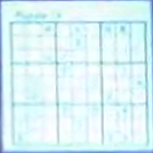
#> input picture assets/original_grid.png, 153 x 153 px
$ python -i perspective.py   (imports and definitions only)
#> lines starting #> are read from the running program, lines starting #| are printed output that depends on the picture; after the words box and inside, x2 and y2 are one past the last pixel; in counts of white or black regions, pixels touching at a corner belong together
#> further down, picture is the input picture: shape (153, 153, 3); mean B, G, R 246.4, 242.2, 217.7
import cv2
import numpy as np
import imutils

# FIX: Improve corner ordering in find_board()
# [17 lines left out: function order_points_robust, not called in this run]

def find_board(img):
    """
    Finds the Sudoku board using a multi-strategy pipeline.
    Returns (contour, thresh_img, gray_img)
    """
    img_area = img.shape[0] * img.shape[1]
#> img_area = 23409
    best_contour = None
    best_area = 0
    best_thresh = None
    best_gray = None

    def process_contours(cnts, thresh, gray, strategy_name):
        nonlocal best_contour, best_area, best_thresh, best_gray
        cnts = sorted(cnts, key=cv2.contourArea, reverse=True)
        for c in cnts:
            area = cv2.contourArea(c)
            # Filter: area > 5% and < 95% of image area
            if area < 0.05 * img_area or area > 0.95 * img_area:
                continue

            peri = cv2.arcLength(c, True)
            # Try epsilon values: [0.01, 0.02, 0.03, 0.04, 0.05] * perimeter
            for eps_mult in [0.01, 0.02, 0.03, 0.04, 0.05]:
                approx = cv2.approxPolyDP(c, eps_mult * peri, True)
                if len(approx) == 4:
                    print(f"[find_board] Strategy {strategy_name} SUCCESS — contour area: {area}px")
                    if area > best_area:
                        best_area = area
                        best_contour = approx
                        best_thresh = thresh
                        best_gray = gray
                    return True
        return False

    # FIX: STRATEGY 1 — Adaptive Threshold + Dilate
    print("[find_board] Trying Strategy 1: Adaptive Threshold")
    gray1 = cv2.cvtColor(img, cv2.COLOR_BGR2GRAY) if len(img.shape) == 3 else img.copy()
    blur1 = cv2.GaussianBlur(gray1, (9, 9), 0)
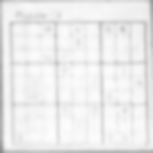
#> blur1: shape (153, 153); min 136, max 254, mean 235.8
    thresh1 = cv2.adaptiveThreshold(blur1, 255, cv2.ADAPTIVE_THRESH_GAUSSIAN_C, cv2.THRESH_BINARY_INV, 11, 2)
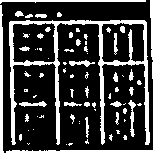
#> thresh1: shape (153, 153); 23.1% white; 77 white regions (46 under 20 px), largest, box (x1, y1, x2, y2) and area: (9, 20, 150, 145) 2686, (0, 5, 4, 153) 426, (6, 150, 153, 153) 414
    kernel1 = cv2.getStructuringElement(cv2.MORPH_RECT, (3, 3))
    thresh1 = cv2.dilate(thresh1, kernel1, iterations=1)
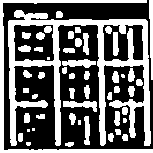
#> thresh1: shape (153, 153); 40.5% white; 51 white regions (7 under 20 px)
    cnts1 = cv2.findContours(thresh1.copy(), cv2.RETR_EXTERNAL, cv2.CHAIN_APPROX_SIMPLE)
#> cnts1 = 43 contours, 7 with area under 20; largest, box (x1, y1, x2, y2) and area: (8, 10, 151, 146) 6909, (0, 0, 153, 153) 1160, (63, 101, 97, 112) 167, (62, 59, 96, 68) 162, (149, 0, 153, 80) 155
    cnts1 = imutils.grab_contours(cnts1)
    process_contours(cnts1, thresh1, gray1, "1")
#> in process_contours, `cnts = sorted(cnts, key=cv2.contourArea, reverse=True)`: cnts has the same summary as cnts1 in find_board
#> the loop in process_contours, `for c in cnts:` made 43 passes
#> area on passes 2 to 13: 1160, 167, 161.5, 155, 105, 79.5, 56.5, 55.5, 53, 47.5, 45, 44.5
#> (area, peri) on pass 1: (6909, 1404.2)
#> after the loop in process_contours, `for c in cnts:`: best_area = 0

    # FIX: STRATEGY 2 — Otsu Threshold
    print("[find_board] Trying Strategy 2: Otsu Threshold")
    gray2 = cv2.cvtColor(img, cv2.COLOR_BGR2GRAY) if len(img.shape) == 3 else img.copy()
    blur2 = cv2.GaussianBlur(gray2, (5, 5), 0)
    _, thresh2 = cv2.threshold(blur2, 0, 255, cv2.THRESH_BINARY_INV + cv2.THRESH_OTSU)
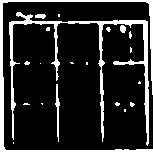
#> thresh2: shape (153, 153); 16.2% white; 21 white regions (16 under 20 px)
    cnts2 = cv2.findContours(thresh2.copy(), cv2.RETR_EXTERNAL, cv2.CHAIN_APPROX_SIMPLE)
#> cnts2 = 21 contours, 16 with area under 20; largest, box (x1, y1, x2, y2) and area: (9, 12, 149, 146) 1288, (0, 0, 153, 153) 1014, (55, 84, 60, 142) 68, (35, 14, 46, 19) 30, (120, 25, 126, 33) 29
    cnts2 = imutils.grab_contours(cnts2)
    process_contours(cnts2, thresh2, gray2, "2")
#> in process_contours (call 2), `cnts = sorted(cnts, key=cv2.contourArea, reverse=True)`: cnts has the same summary as cnts2 in find_board
#> the loop in process_contours (call 2), `for c in cnts:` made 21 passes
#> area on passes 2 to 5: 1014.5, 67.5, 29.5, 29
#> (area, peri) on pass 1: (1288.5, 1252)

    # FIX: STRATEGY 3 — Canny Edge Detection
    print("[find_board] Trying Strategy 3: Canny Edge Detection")
    gray3 = cv2.cvtColor(img, cv2.COLOR_BGR2GRAY) if len(img.shape) == 3 else img.copy()
    blur3 = cv2.GaussianBlur(gray3, (5, 5), 0)
    median = np.median(blur3)
#> median = 241
    lower = int(max(0, 0.66 * median))
#> lower = 159
    upper = int(min(255, 1.33 * median))
#> upper = 255
    edged = cv2.Canny(blur3, lower, upper)
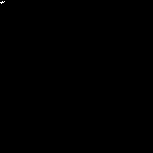
#> edged: shape (153, 153); 0.03% white in thin lines or dots, all inside (x1, y1, x2, y2) = (0, 1, 5, 4)
    kernel3 = cv2.getStructuringElement(cv2.MORPH_RECT, (3, 3))
    thresh3 = cv2.dilate(edged, kernel3, iterations=2)
#> thresh3: shape (153, 153); 0.16% white; 1 white region
    cnts3 = cv2.findContours(thresh3.copy(), cv2.RETR_EXTERNAL, cv2.CHAIN_APPROX_SIMPLE)
#> cnts3 = 1 contour; box (x1, y1, x2, y2) and area: (0, 0, 7, 6) 27
    cnts3 = imutils.grab_contours(cnts3)
#> cnts3 = 1 item
    process_contours(cnts3, thresh3, gray3, "3")

    # FIX: STRATEGY 4 — CLAHE + Adaptive
    print("[find_board] Trying Strategy 4: CLAHE + Adaptive")
    gray4 = cv2.cvtColor(img, cv2.COLOR_BGR2GRAY) if len(img.shape) == 3 else img.copy()
    clahe = cv2.createCLAHE(clipLimit=3.0, tileGridSize=(8, 8))
    gray4_clahe = clahe.apply(gray4)
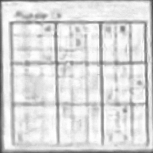
#> gray4_clahe: shape (153, 153); min 66, max 255, mean 217.4
    thresh4 = cv2.adaptiveThreshold(gray4_clahe, 255, cv2.ADAPTIVE_THRESH_GAUSSIAN_C, cv2.THRESH_BINARY_INV, 15, 3)
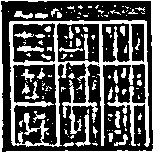
#> thresh4: shape (153, 153); 32.9% white; 140 white regions (98 under 20 px)
    cnts4 = cv2.findContours(thresh4.copy(), cv2.RETR_EXTERNAL, cv2.CHAIN_APPROX_SIMPLE)
#> cnts4 = 85 contours, 72 with area under 20; largest, box (x1, y1, x2, y2) and area: (9, 20, 150, 147) 10834, (0, 0, 153, 153) 438, (75, 109, 91, 147) 108, (14, 11, 33, 19) 58, (115, 111, 120, 128) 47
    cnts4 = imutils.grab_contours(cnts4)
    process_contours(cnts4, thresh4, gray4, "4")
#> in process_contours (call 4), `cnts = sorted(cnts, key=cv2.contourArea, reverse=True)`: cnts has the same summary as cnts4 in find_board

    if best_contour is None:
        print("[find_board] All strategies failed.")
        gray = cv2.cvtColor(img, cv2.COLOR_BGR2GRAY) if len(img.shape) == 3 else img
        return None, gray, gray

    return best_contour, best_thresh, best_gray

# [41 lines left out: functions extract_board, reverse_extract, not called in this run]

>>> import cv2
>>> picture = cv2.imread('../assets/original_grid.png')
>>> result = find_board(picture)

$ run again, on assets/solved_grid.png
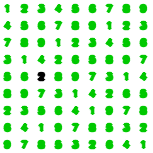
#> input picture assets/solved_grid.png, 153 x 153 px
#> picture is the input picture: shape (153, 153, 3); mean B, G, R 207.9, 244.4, 207.9
#> in find_board, `thresh1 = cv2.dilate(thresh1, kernel1, iterations=1)`:
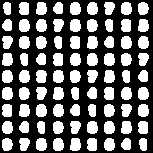
#> thresh1: shape (153, 153); 39.2% white; 81 white regions
#> cnts1 = 81 contours; largest, box (x1, y1, x2, y2) and area: (53, 138, 64, 151) 104, (104, 121, 115, 134) 104, (36, 104, 47, 117) 104, (138, 87, 149, 100) 104, (2, 70, 13, 83) 104
#> cnts has the same summary as cnts1 in find_board
#> the loop in process_contours, `for c in cnts:` made 81 passes
#> area on passes 1 to 8: 103.5, 103.5, 103.5, 103.5, 103.5, 103.5, 103.5, 103.5
#> after the loop in process_contours, `for c in cnts:`: best_area = 0
#> thresh2: shape (153, 153); 18.8% white; 81 white regions
#> cnts2 = 81 contours; largest, box (x1, y1, x2, y2) and area: (37, 71, 46, 82) 68, (37, 140, 45, 149) 52, (88, 123, 96, 132) 52, (139, 106, 147, 115) 52, (3, 89, 11, 98) 52
#> cnts has the same summary as cnts2 in find_board
#> the loop in process_contours (call 2), `for c in cnts:` made 81 passes
#> area on passes 1 to 8: 67.5, 51.5, 51.5, 51.5, 51.5, 51.5, 51.5, 51.5
#> median = 254
#> lower = 167
#> upper = 255
#> edged: shape (153, 153); 9.8% white in thin lines or dots
#> thresh3: shape (153, 153); 52.7% white; 46 black regions (45 under 20 px)
#> cnts3 = 81 contours; largest, box (x1, y1, x2, y2) and area: (35, 137, 48, 152) 150, (86, 120, 99, 135) 150, (137, 103, 150, 118) 150, (1, 86, 14, 101) 150, (52, 69, 65, 84) 150
#> cnts has the same summary as cnts3 in find_board
#> in find_board, `thresh4 = cv2.adaptiveThreshold(gray4_clahe, 255, cv2.ADAPTIVE_THRESH_..`:
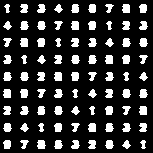
#> thresh4: shape (153, 153); 18.8% white; 81 white regions
#> cnts4 = 81 contours; largest, box (x1, y1, x2, y2) and area: (37, 140, 46, 149) 52, (139, 106, 147, 115) 50, (3, 89, 11, 98) 50, (54, 72, 62, 81) 50, (105, 55, 113, 64) 50
#> cnts has the same summary as cnts4 in find_board
